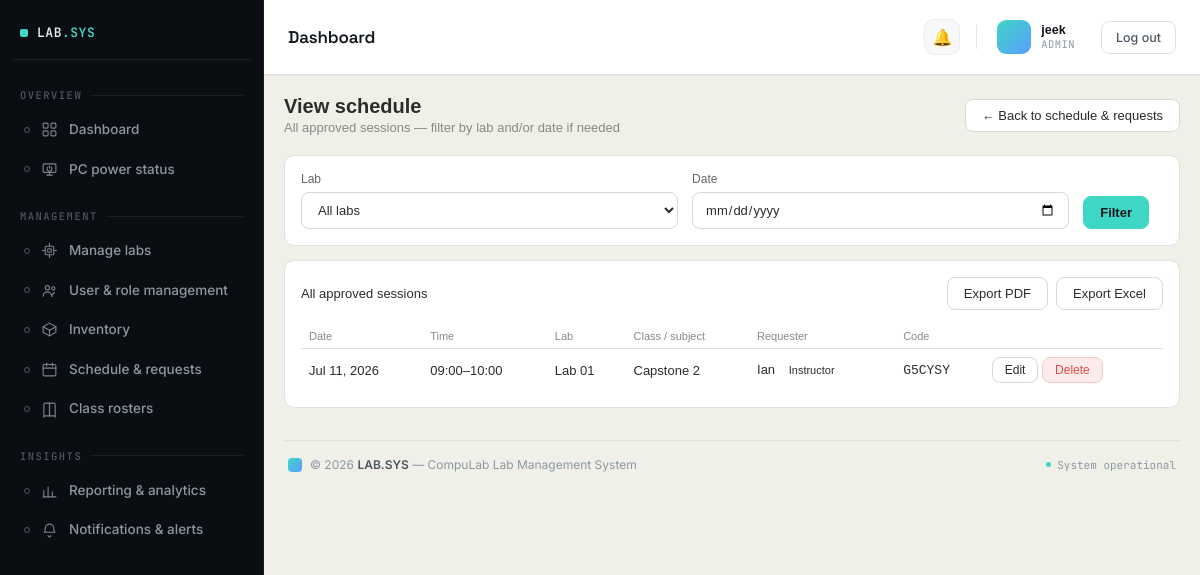
Screenshot of /schedule/view/ (signed in) with the database file from the repository.
### accounts/models.py (models this page shows, shortened)
class User(AbstractUser):
    ROLE_CHOICES = [
        ('admin', 'Admin'),
        ('incharge', 'Lab In-charge'),
        ('instructor', 'Instructor'),
        ('student', 'Student'),
    ]
    role = models.CharField(max_length=20, choices=ROLE_CHOICES, default='instructor')
    id_number = models.CharField(
        max_length=50, blank=True, default='',
        help_text='Student/Instructor ID — used to match this account to reservation requests and lab PC check-ins. Separate from the login username.'
    )
    assigned_lab = models.ForeignKey(
        'labs.Lab',
        null=True,
        blank=True,
        on_delete=models.SET_NULL,
        related_name='assigned_users'
    )
    email_notifications_enabled = models.BooleanField(default=True)

### scheduling/models.py (models this page shows, shortened)
class Session(models.Model):
    REQUESTER_TYPE = [
        ('instructor', 'Instructor'),
        ('student', 'Student'),
    ]
    lab = models.ForeignKey('labs.Lab', on_delete=models.CASCADE, related_name='sessions')
    instructor = models.ForeignKey(
        settings.AUTH_USER_MODEL, on_delete=models.SET_NULL, null=True, blank=True,
        related_name='sessions',
        help_text='Optional — only set when the requester has a matching CompuLab account.'
    )
    roster = models.ForeignKey(
        ClassRoster, on_delete=models.SET_NULL, null=True, blank=True, related_name='sessions',
        help_text='Optional — attach a class roster so attendance reports can show real present/absent names.'
    )
    requester_type = models.CharField(max_length=10, choices=REQUESTER_TYPE, default='instructor')
    requester_name = models.CharField(max_length=150, default='')
    requester_id_number = models.CharField(
        max_length=50, default='', help_text='Student ID or Instructor ID presented at the lab PC.'
    )
    reservation_code = models.CharField(max_length=12, unique=True, null=True, blank=True)
    subject = models.CharField(max_length=200)
    date = models.DateField()
    start_time = models.TimeField()
    end_time = models.TimeField()
    student_count = models.PositiveIntegerField(default=0)
    created_at = models.DateTimeField(auto_now_add=True)

### labs/models.py (models this page shows, shortened)
class Lab(models.Model):
    name = models.CharField(max_length=100)
    location = models.CharField(max_length=200, blank=True)
    opening_time = models.TimeField(
        default='07:00',
        help_text='Daily opening time, used as the capacity basis for utilization % in reports.'
    )
    closing_time = models.TimeField(
        default='21:00',
        help_text='Daily closing time, used as the capacity basis for utilization % in reports.'
    )

### scheduling/views.py (the view)
# urls.py: path('view/', views.ViewScheduleView.as_view(), name='view_schedule'),
class ViewScheduleView(RoleRequiredMixin, TemplateView):
    allowed_roles = ['admin', 'incharge']
    template_name = 'scheduling/view_schedule.html'
    def get_context_data(self, **kwargs):
        ctx = super().get_context_data(**kwargs)
        ctx['labs'] = Lab.objects.order_by('name')
        lab_id = self.request.GET.get('lab', '')
        date = self.request.GET.get('date', '')
        ctx['selected_lab'] = lab_id
        ctx['selected_date'] = date
        ctx['filtered'] = bool(lab_id or date)
        sessions = Session.objects.select_related('instructor', 'lab').order_by('-date', 'start_time')
        if lab_id:
            sessions = sessions.filter(lab_id=lab_id)
        if date:
            sessions = sessions.filter(date=date)
        ctx['sessions'] = sessions
        ctx['schedule_found'] = sessions.exists()
        return ctx

### accounts/context_processors.py (called while the page is built)
def sidebar_counts(request):
    if not request.user.is_authenticated:
        return {}
    return {
        'unread_notifications_count': Notification.objects.filter(
            user=request.user, read=False
        ).count(),
        'open_issues_count': Issue.objects.filter(status='open').count()
        if request.user.role in ['admin', 'incharge'] else 0,
    }

### accounts/mixins.py (called while the page is built)
    def dispatch(self, request, *args, **kwargs):
        if not request.user.is_authenticated:
            return self.handle_no_permission()
        if self.allowed_roles and request.user.role not in self.allowed_roles:
            raise PermissionDenied
        return super().dispatch(request, *args, **kwargs)

### compulab/templates/scheduling/view_schedule.html (shortened to what this page needs)
{% extends "base.html" %}
{% block content %}
<div class="page-header">
  <div>
    <h1>View schedule</h1>
    <div class="sub">All approved sessions — filter by lab and/or date if needed</div>
  </div>
  <a href="{% url 'schedule' %}" class="action-btn">← Back to schedule &amp; requests</a>
</div>
<div class="card">
  <form method="get" class="form-row" style="grid-template-columns: 1fr 1fr auto auto; align-items:end; gap:14px;">
    <div class="form-group" style="margin-bottom:0">
      <label class="form-label" for="lab">Lab</label>
      <select name="lab" id="lab" class="form-control">
        <option value="">All labs</option>
      </select>
    </div>
    <div class="form-group" style="margin-bottom:0">
      <label class="form-label" for="date">Date</label>
      <input type="date" name="date" id="date" class="form-control" value="{{ selected_date }}">
    </div>
    <div class="form-group" style="margin-bottom:0">
      <button type="submit" class="action-btn primary">Filter</button>
    </div>
  </form>
</div>
<div class="card">
  {% if schedule_found %}
    <div class="page-header" style="margin-bottom:14px">
      <div class="section-title" style="margin-bottom:0">
        {% if filtered %}Filtered schedule{% else %}All approved sessions{% endif %}
      </div>
      <div style="display:flex; gap:8px">
        <a href="{% url 'view_schedule_export_pdf' %}?lab={{ selected_lab }}&date={{ selected_date }}" class="action-btn">Export PDF</a>
        <a href="{% url 'view_schedule_export_excel' %}?lab={{ selected_lab }}&date={{ selected_date }}" class="action-btn">Export Excel</a>
      </div>
    </div>
    <table class="table">
      <thead>
        <tr><th>Date</th><th>Time</th><th>Lab</th><th>Class / subject</th><th>Requester</th><th>Code</th><th></th></tr>
      </thead>
      <tbody>
        {% for session in sessions %}
          <tr>
            <td>{{ session.date|date:"M d, Y" }}</td>
            <td>{{ session.start_time|time:"H:i" }}–{{ session.end_time|time:"H:i" }}</td>
            <td>{{ session.lab.name }}</td>
            <td>{{ session.subject }}</td>
            <td>{{ session.requester_name }} <span class="status-pill">{{ session.get_requester_type_display }}</span></td>
            <td><code>{{ session.reservation_code }}</code></td>
            <td style="white-space:nowrap">
              <a href="{% url 'session_edit' session.pk %}" class="action-btn small">Edit</a>
              <form method="post" action="{% url 'session_delete' session.pk %}" style="display:inline"
                    onsubmit="return confirm('Remove this session from the schedule?');">
                <button type="submit" class="action-btn small danger">Delete</button>
              </form>
            </td>
          </tr>
        {% endfor %}
      </tbody>
    </table>
  {% else %}
    <p class="empty">
      {% if filtered %}No schedule found for this filter. Try a different lab or date.{% else %}No approved sessions yet.{% endif %}
    </p>
  {% endif %}
</div>
{% endblock %}

### compulab/templates/dashboard/navbar.html (shortened to what this page needs)
<div class="topbar">
  <div class="topbar-title">{{ page_title|default:"Dashboard" }}</div>
  <div class="topbar-right">
    <div class="topbar-notif">
      <a href="{% url 'notifications' %}" title="Notifications">
        🔔
      </a>
    </div>
    <div class="topbar-user">
      <div class="avatar">
      </div>
      <div class="user-meta">
        <span class="user-name">{{ request.user.get_full_name|default:request.user.username }}</span>
        <span class="user-role">{{ request.user.role|default:"Admin" }}</span>
      </div>
    </div>
    <form method="post" action="{% url 'logout' %}" style="display:inline;">
      <button type="submit" class="btn">Log out</button>
    </form>
  </div>
</div>

### compulab/templates/base.html (style rules this page uses)
* { box-sizing: border-box; margin: 0; padding: 0; }
html, body { height: 100%; }
body { font-family: sans-serif; background: #f1f0e8; color: #2c2c2a; }
:root { --topbar-accent: #3ed6c4; --topbar-accent-tint: rgba(62,214,196,0.12); --topbar-ink-1: #12171d; --topbar-text-1: #4d5761; --topbar-text-2: #8b98a3; }
.card { background: white; border: 1px solid #e0e0e0; border-radius: 10px; padding: 16px; margin-bottom: 14px; }
.section-title { font-size: 13px; font-weight: 500; margin-bottom: 12px; }
.table { width: 100%; border-collapse: collapse; font-size: 13px; }
.table th { text-align: left; padding: 6px 8px; color: #888; font-weight: 500; border-bottom: 1px solid #e0e0e0; font-size: 11px; }
.table td { padding: 8px; border-bottom: 1px solid #f0f0f0; }
.table tr:last-child td { border-bottom: none; }
a { color: inherit; }
.page-header { display: flex; align-items: center; justify-content: space-between; margin-bottom: 20px; flex-wrap: wrap; gap: 12px; }
.page-header h1 { font-size: 20px; font-weight: 600; }
.page-header .sub { font-size: 13px; color: #888; margin-top: 2px; }
.action-btn { display: inline-flex; align-items: center; gap: 6px; padding: 8px 16px; border-radius: 8px; border: 1px solid #d8d8d8; background: #fff; color: #2c2c2a; font-size: 13px; font-weight: 500; text-decoration: none; cursor: pointer; }
.action-btn.primary { background: var(--topbar-accent); border-color: var(--topbar-accent); color: var(--topbar-ink-1); font-weight: 600; }
.action-btn.danger { background: #FCEBEB; border-color: #f3c9c9; color: #E24B4A; }
.action-btn.small { padding: 5px 12px; font-size: 12px; }
.status-pill { display: inline-block; padding: 2px 10px; border-radius: 10px; font-size: 11px; font-weight: 500; text-transform: capitalize; }
.form-group { margin-bottom: 16px; }
.form-label { display: block; font-size: 12px; font-weight: 500; color: #666; margin-bottom: 6px; }
.form-control { width: 100%; padding: 9px 12px; border: 1px solid #d8d8d8; border-radius: 8px; font-size: 13px; font-family: inherit; background: #fff; color: #2c2c2a; }
.card form input[type="text"], .card form input[type="email"], .card form input[type="password"], .card form input[type="number"], .card form input[type="date"], .card form input[type="time"], .card form select, .card form textarea { width: 100%; padding: 9px 12px; border: 1px solid #d8d8d8; border-radius: 8px; font-size: 13px; font-family: inherit; background: #fff; color: #2c2c2a; }
.form-row { display: grid; grid-template-columns: 1fr 1fr; gap: 14px; }

### compulab/templates/dashboard/navbar.html (style rules this page uses)
.topbar { padding: 16px 24px; border-bottom: 1px solid #e0e0e0; background: white; display: flex; align-items: center; justify-content: space-between; box-shadow: 0 1px 3px rgba(18, 23, 29, 0.03); }
.topbar-title { font-family: 'Space Grotesk', sans-serif; font-size: 17px; font-weight: 600; letter-spacing: -0.01em; color: #12171d; }
.topbar-right { display: flex; align-items: center; gap: 16px; font-size: 13px; color: #555; }
.topbar-notif { position: relative; display: flex; align-items: center; }
.topbar-notif a { position: relative; display: flex; align-items: center; justify-content: center; width: 36px; height: 36px; border-radius: 10px; font-size: 16px; text-decoration: none; color: #4d5761; background: #f7f8f9; border: 1px solid #ececec; transition: background-color 0.15s ease, border-color 0.15s ease, transform 0.15s ease; }
.topbar-user { display: flex; align-items: center; gap: 10px; padding: 4px 10px 4px 4px; border-radius: 12px; transition: background-color 0.15s ease; }
.avatar { width: 34px; height: 34px; border-radius: 9px; background: linear-gradient(135deg, #3ed6c4, #5b9dff); color: #0a0e12; font-family: 'JetBrains Mono', monospace; font-size: 12px; font-weight: 700; display: flex; align-items: center; justify-content: center; flex-shrink: 0; }
.user-meta { display: flex; flex-direction: column; line-height: 1.25; }
.user-name { font-size: 12.5px; font-weight: 600; color: #12171d; white-space: nowrap; }
.user-role { font-size: 10.5px; font-family: 'JetBrains Mono', monospace; color: #8b98a3; text-transform: uppercase; letter-spacing: 0.04em; }
.btn { display: inline-flex; align-items: center; gap: 6px; padding: 8px 14px; border-radius: 8px; font-size: 12.5px; font-weight: 500; border: 1px solid #e0e0e0; background: white; cursor: pointer; text-decoration: none; color: #4d5761; font-family: 'Inter', sans-serif; transition: background-color 0.15s ease, border-color 0.15s ease, color 0.15s ease; }

### rows the page displays
User: user.get_full_name "jeek", user.role "ADMIN"
Session: date "Jul 11, 2026", start_time "09:00", end_time "10:00", lab.name "Lab 01", subject "Capstone 2", requester_name "Ian", requester_type "Instructor", reservation_code "G5CYSY"

### other values shown
{{ page_title|default:"Dashboard" }} "Dashboard"
